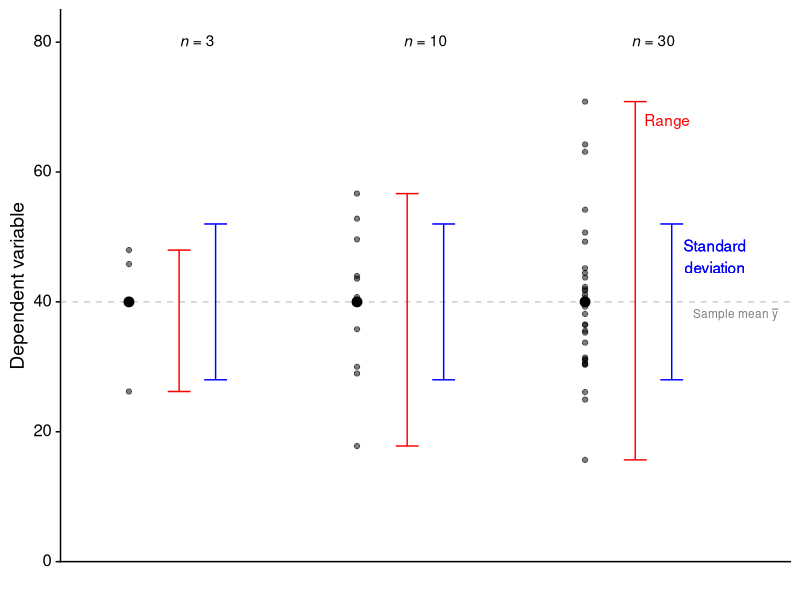
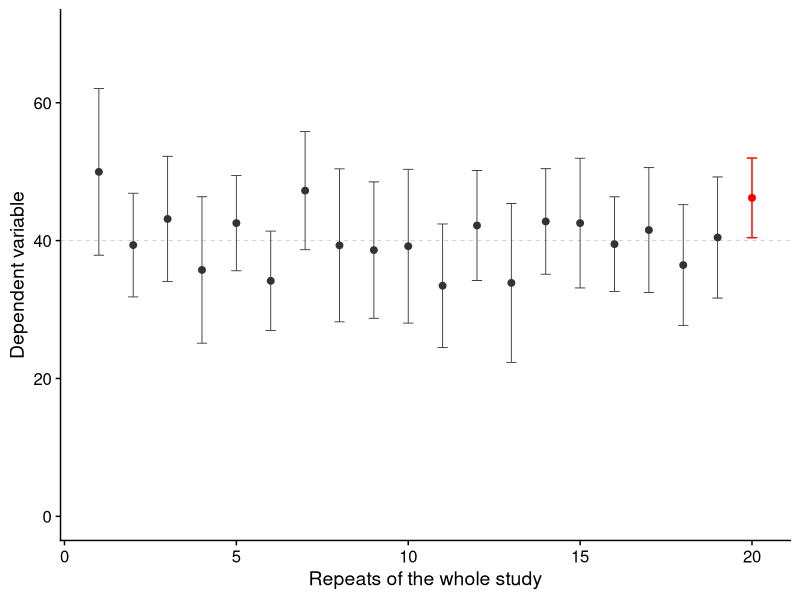
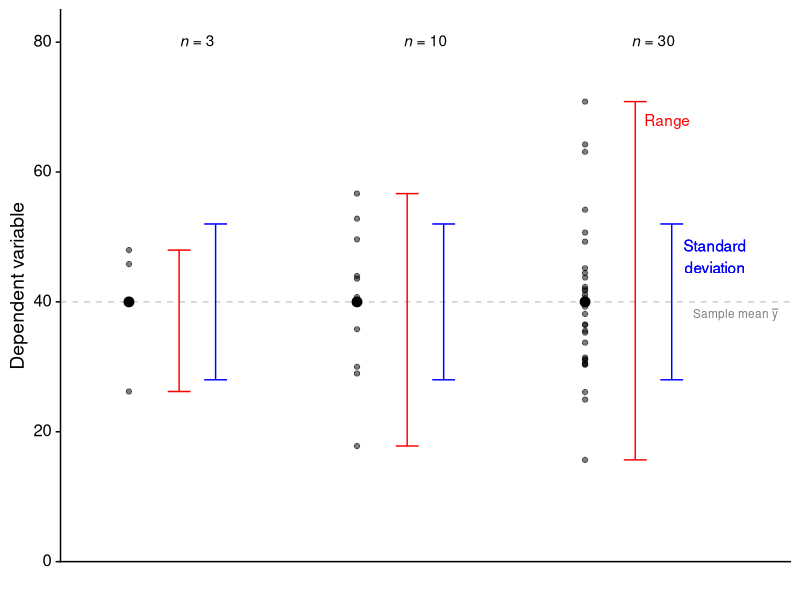

Write R code to recreate these figures, in order.
## ---- chunk 1
knitr::opts_chunk$set(message = FALSE, warning = FALSE, echo = FALSE)
## ---- chunk 2
library(tidyverse)
library(here)
library(readxl)
library(cowplot)
library(ggfortify)
library(ggtext)
library(glue)
library(MASS)
## ---- chunk 3
set.seed=5678
#empirical=T forces mean and sd to be exact
s3 <- MASS::mvrnorm(n=3, mu=40, Sigma=12^2, empirical=TRUE)
s10 <- MASS::mvrnorm(n=10, mu=40, Sigma=12^2, empirical=TRUE)
s30 <- MASS::mvrnorm(n=30, mu=40, Sigma=12^2, empirical=TRUE)

df<-tibble(s=c(rep("s3",3),rep("s10",10),rep("s30",30)),
           values=c(s3,s10,s30)) |>
  mutate(s=factor(s,levels=c("s3","s10","s30")))

df_summary <- df |>
  summarise(n=n(), mean.s = mean(values), sd.s = sd(values), min.s=min(values), max.s = max(values), .by=s) |>
  mutate(label_text = glue("*n* = {n}")) 
## ---- chunk 4
df_summary |>
  ggplot(aes(x = s,y = mean.s)) +
  geom_point(data=df, aes(x=s,y=values),position=position_nudge(-0.3),alpha=0.5) + # plot the whole data sets
  geom_hline(yintercept=40, linetype="dashed", linewidth=0.5, colour="gray80") + # draw a horizontal line at the mean
  geom_point(size=3,position=position_nudge(-0.3)) + # plot the mean
  # geom_point(size=3,position=position_nudge(0.08),colour="blue") +
  geom_errorbar(aes(ymin = mean.s-sd.s, ymax = mean.s + sd.s), width=0.1,position=position_nudge(0.08),colour="blue") +
  geom_errorbar(aes(ymin = min.s, ymax = max.s), width=0.1, position=position_nudge(-0.08),colour="red") +
  geom_richtext(aes(label=label_text),nudge_y=40, fill = NA, label.colour = NA) +
  annotate(geom="text",x=3.27, y=47,label="Standard\ndeviation",colour="blue") +
  annotate(geom="text",x=3.06, y=68,label="Range",colour="red") + 
  annotate(geom="text",x=3.27, y=47,label="Standard\ndeviation",colour="blue") +
  annotate(geom="text",x=3.36, y=38,label="Sample~mean~bar(y)",size=3,colour="grey50",parse=TRUE) +
  labs(x = "",
       y = "Dependent variable") +
  scale_y_continuous(limits=c(0,85),expand=c(0,0)) +
  coord_cartesian(clip = "off") +
  theme_cowplot() +
  theme(axis.text.x=element_blank(),axis.ticks.x=element_blank()) +
  theme(axis.text.y = element_markdown())
## ---- chunk 5
# set.seed(876543212)
alpha<-0.05

mean.pop <- 40
sd.pop <- 12
n <- 10
trials <- 20

# uncomment to generate new data
ys <- matrix(rnorm(n*trials,mean=mean.pop,sd=sd.pop),ncol=trials)
sample_means<-colMeans(ys)
sds <- sapply(data.frame(ys),sd)

estimators <- tibble(xs = 1:trials, ys = sample_means, sds = sds) |>
  mutate(margins_of_error = abs(qt(alpha/2,df=n-1))*sds/sqrt(n),
         lowers = ys - margins_of_error,
         uppers = ys + margins_of_error,
         colours = ifelse((lowers>mean.pop | uppers < mean.pop),"outside","inside"),
         linewidths = ifelse((lowers > mean.pop | uppers < mean.pop),"thick","thin"),
         fills = ifelse((lowers > mean.pop | uppers < mean.pop),"hollow","filled"))


estimators |>
  ggplot(aes(x=xs,y=ys,colour=colours,size=linewidths)) +
  geom_hline(yintercept=mean.pop,linetype="dashed",linewidth=0.3,colour="gray80") +
  geom_point(size=2) +
  # geom_linerange(aes(ymin = lowers, ymax = uppers)) +  
  geom_errorbar(aes(ymin=ys-margins_of_error,ymax=ys+margins_of_error),width=0.3) +
  scale_colour_manual(values=c(inside="gray20",outside="red")) +
  scale_size_manual(values=c(thick=.5,thin=.3)) +
  scale_shape_manual(values=c(hollow = 1, filled = 19)) +
  labs(x = "Repeats of the whole study",
       y = "Dependent variable") +
  scale_y_continuous(limits=c(0,70)) +
                     # breaks=seq(-3,3),
                     # labels=expression(mu-3*sigma,mu-2*sigma,mu-sigma,mu,mu+sigma,mu+2*sigma,mu+3*sigma)) +
  theme_cowplot() +
  # theme_no_y() +
  theme(legend.position="none")
  # theme(axis.title.y=element_blank())
## ---- chunk 6


df_summary |>
  ggplot(aes(x = s,y = mean.s)) +
  # geom_col(fill="gray90",colour="gray50",width=0.5)+
  geom_point(data=df, aes(x=s,y=values),position=position_nudge(-0.3),alpha=0.5) + # plot the whole data sets
  geom_hline(yintercept=40, linetype="dashed", linewidth=0.5, colour="gray80") + # draw a horizontal line at the mean
  geom_point(size=3,position=position_nudge(-0.3)) + # plot the mean
  # geom_point(size=3,position=position_nudge(0.08),colour="blue") +
  geom_errorbar(aes(ymin = mean.s-sd.s, ymax = mean.s + sd.s), width=0.1,position=position_nudge(0.08),colour="blue") +
  geom_errorbar(aes(ymin = min.s, ymax = max.s), width=0.1, position=position_nudge(-0.08),colour="red") +
  geom_richtext(aes(label=label_text),nudge_y=40, fill = NA, label.colour = NA) +
  annotate(geom="text",x=3.27, y=47,label="Standard\ndeviation",colour="blue") +
  annotate(geom="text",x=3.06, y=68,label="Range",colour="red") + 
  annotate(geom="text",x=3.27, y=47,label="Standard\ndeviation",colour="blue") +
  annotate(geom="text",x=3.36, y=38,label="Sample~mean~bar(y)",size=3,colour="grey50",parse=TRUE) +
  labs(x = "",
       y = "Dependent variable") +
  scale_y_continuous(limits=c(0,85),expand=c(0,0)) +
  coord_cartesian(clip = "off") +
  # facet_wrap(~s) +
  theme_cowplot() +
  theme(axis.text.x=element_blank(),axis.ticks.x=element_blank()) +
  theme(axis.text.y = element_markdown())
